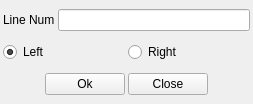
<?xml version="1.0" encoding="UTF-8"?>
<ui version="4.0">
 <class>GoToLineWin</class>
 <widget class="QWidget" name="GoToLineWin">
  <property name="geometry">
   <rect>
    <x>0</x>
    <y>0</y>
    <width>253</width>
    <height>104</height>
   </rect>
  </property>
  <property name="maximumSize">
   <size>
    <width>260</width>
    <height>140</height>
   </size>
  </property>
  <property name="windowTitle">
   <string>GoToLineWin</string>
  </property>
  <property name="windowIcon">
   <iconset resource="RealCompare.qrc">
    <normaloff>:/Resources/edit/global/notebook.png</normaloff>:/Resources/edit/global/notebook.png</iconset>
  </property>
  <layout class="QVBoxLayout" name="verticalLayout">
   <property name="spacing">
    <number>2</number>
   </property>
   <property name="leftMargin">
    <number>3</number>
   </property>
   <property name="topMargin">
    <number>0</number>
   </property>
   <property name="rightMargin">
    <number>3</number>
   </property>
   <property name="bottomMargin">
    <number>0</number>
   </property>
   <item>
    <layout class="QHBoxLayout" name="horizontalLayout">
     <property name="spacing">
      <number>3</number>
     </property>
     <item>
      <widget class="QLabel" name="label">
       <property name="text">
        <string>Line Num</string>
       </property>
      </widget>
     </item>
     <item>
      <widget class="QLineEdit" name="lineEditNum">
       <property name="maxLength">
        <number>10</number>
       </property>
      </widget>
     </item>
    </layout>
   </item>
   <item>
    <layout class="QHBoxLayout" name="horizontalLayout_2">
     <property name="spacing">
      <number>3</number>
     </property>
     <item>
      <widget class="QRadioButton" name="radioButton">
       <property name="text">
        <string>Left</string>
       </property>
       <property name="checked">
        <bool>true</bool>
       </property>
      </widget>
     </item>
     <item>
      <widget class="QRadioButton" name="radioButton_2">
       <property name="text">
        <string>Right</string>
       </property>
      </widget>
     </item>
    </layout>
   </item>
   <item>
    <layout class="QHBoxLayout" name="horizontalLayout_3">
     <property name="spacing">
      <number>3</number>
     </property>
     <item>
      <spacer name="horizontalSpacer">
       <property name="orientation">
        <enum>Qt::Horizontal</enum>
       </property>
       <property name="sizeHint" stdset="0">
        <size>
         <width>40</width>
         <height>20</height>
        </size>
       </property>
      </spacer>
     </item>
     <item>
      <widget class="QPushButton" name="pushButton">
       <property name="text">
        <string>Ok</string>
       </property>
      </widget>
     </item>
     <item>
      <widget class="QPushButton" name="pushButton_2">
       <property name="text">
        <string>Close</string>
       </property>
      </widget>
     </item>
     <item>
      <spacer name="horizontalSpacer_2">
       <property name="orientation">
        <enum>Qt::Horizontal</enum>
       </property>
       <property name="sizeHint" stdset="0">
        <size>
         <width>40</width>
         <height>20</height>
        </size>
       </property>
      </spacer>
     </item>
    </layout>
   </item>
  </layout>
 </widget>
 <layoutdefault spacing="6" margin="11"/>
 <resources>
  <include location="RealCompare.qrc"/>
 </resources>
 <connections>
  <connection>
   <sender>pushButton_2</sender>
   <signal>clicked()</signal>
   <receiver>GoToLineWin</receiver>
   <slot>close()</slot>
   <hints>
    <hint type="sourcelabel">
     <x>211</x>
     <y>118</y>
    </hint>
    <hint type="destinationlabel">
     <x>252</x>
     <y>113</y>
    </hint>
   </hints>
  </connection>
  <connection>
   <sender>pushButton</sender>
   <signal>clicked()</signal>
   <receiver>GoToLineWin</receiver>
   <slot>slot_ok()</slot>
   <hints>
    <hint type="sourcelabel">
     <x>98</x>
     <y>114</y>
    </hint>
    <hint type="destinationlabel">
     <x>1</x>
     <y>109</y>
    </hint>
   </hints>
  </connection>
  <connection>
   <sender>lineEditNum</sender>
   <signal>editingFinished()</signal>
   <receiver>GoToLineWin</receiver>
   <slot>slot_ok()</slot>
   <hints>
    <hint type="sourcelabel">
     <x>179</x>
     <y>27</y>
    </hint>
    <hint type="destinationlabel">
     <x>247</x>
     <y>49</y>
    </hint>
   </hints>
  </connection>
 </connections>
 <slots>
  <slot>slot_ok()</slot>
 </slots>
</ui>
